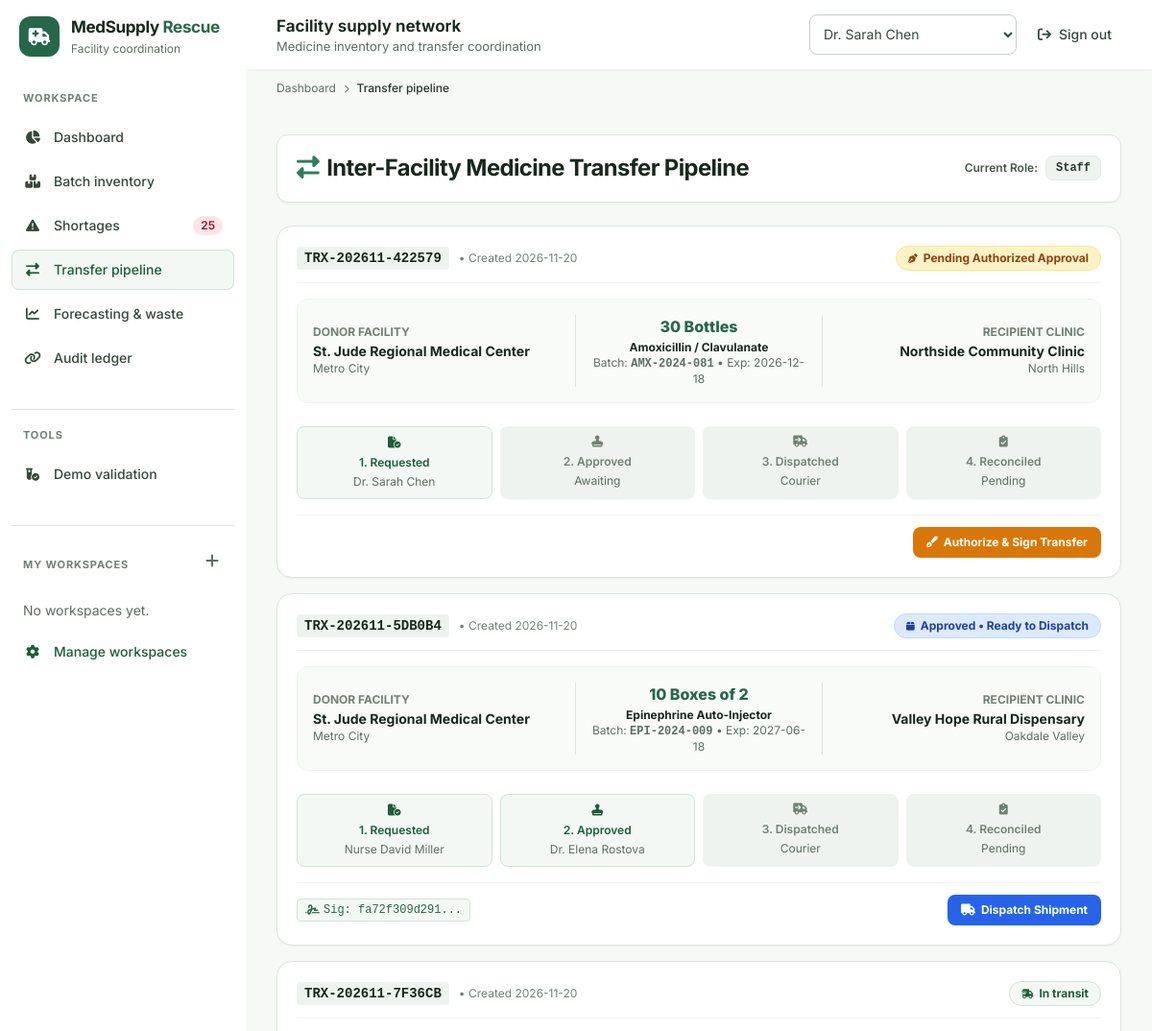
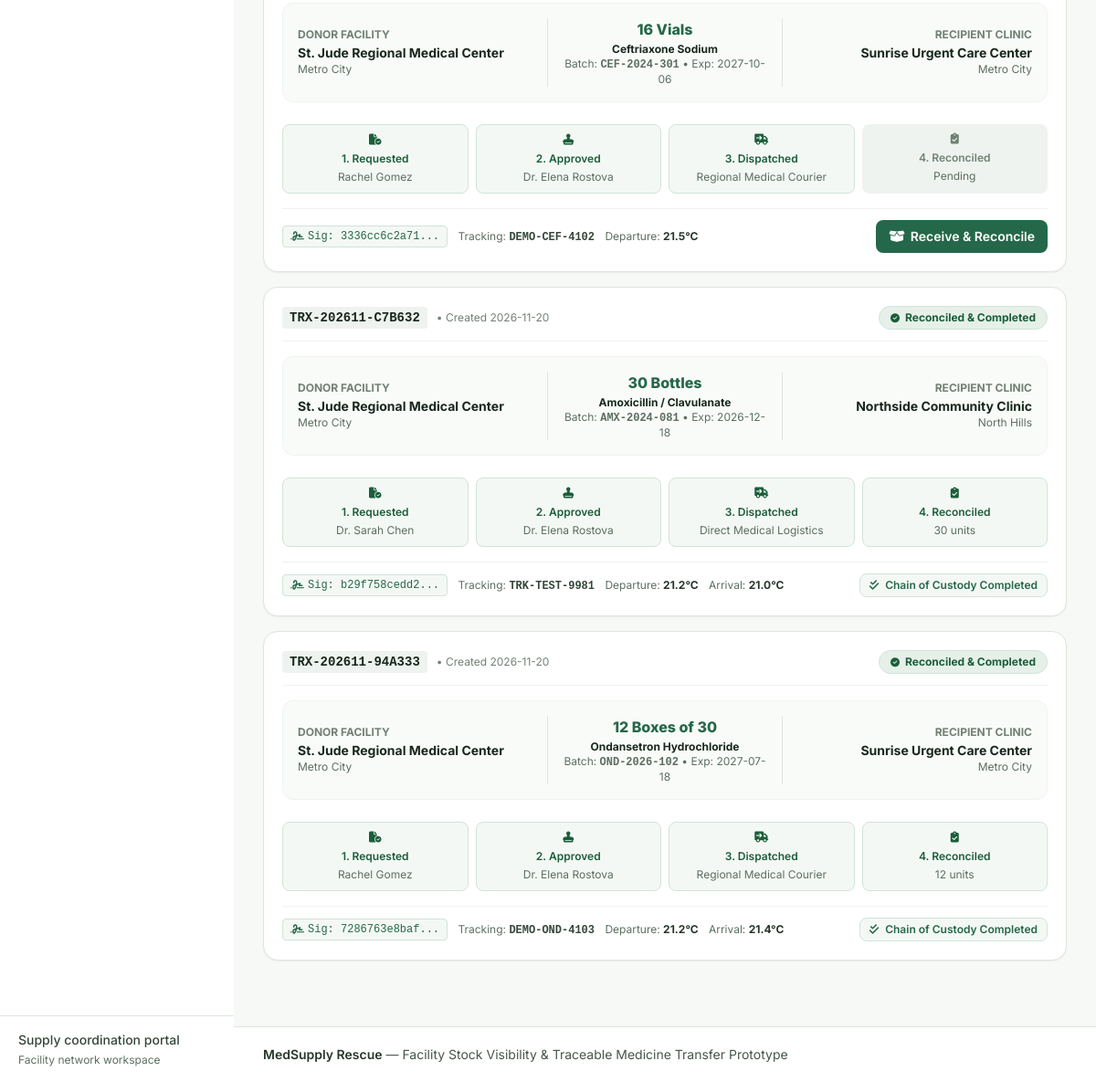
Screenshot of /transfers with the database file from the repository (2 pictures, top to bottom).
### tables this page shows
CREATE TABLE users (
    id INTEGER PRIMARY KEY AUTOINCREMENT,
    username TEXT UNIQUE NOT NULL,
    password_hash TEXT NOT NULL,
    full_name TEXT NOT NULL,
    role TEXT NOT NULL, -- 'platform_admin', 'facility_manager', 'approver', 'staff'
    facility_id INTEGER REFERENCES facilities(id),
    email TEXT NOT NULL,
    license_or_badge TEXT,
    created_at DATETIME DEFAULT CURRENT_TIMESTAMP
);

CREATE TABLE transfer_requests (
    id INTEGER PRIMARY KEY AUTOINCREMENT,
    transfer_code TEXT UNIQUE NOT NULL,
    shortage_request_id INTEGER REFERENCES shortage_requests(id),
    source_facility_id INTEGER NOT NULL REFERENCES facilities(id),
    dest_facility_id INTEGER NOT NULL REFERENCES facilities(id),
    medicine_id INTEGER NOT NULL REFERENCES medicines(id),
    batch_id INTEGER NOT NULL REFERENCES batches(id),
    quantity INTEGER NOT NULL,
    status TEXT NOT NULL DEFAULT 'PENDING_APPROVAL', 
    -- 'PENDING_APPROVAL' -> 'APPROVED' -> 'DISPATCHED' -> 'RECEIVED' -> 'RECONCILED' / 'REJECTED' / 'CANCELLED'
    requester_id INTEGER REFERENCES users(id),
    approver_id INTEGER REFERENCES users(id),
    dispatched_by_id INTEGER REFERENCES users(id),
    received_by_id INTEGER REFERENCES users(id),
    cold_chain_required INTEGER DEFAULT 0,
    dispatch_temperature REAL,
    arrival_temperature REAL,
    tracking_number TEXT,
    carrier TEXT,
    dispatch_notes TEXT,
    receipt_notes TEXT,
    received_quantity INTEGER,
    discrepancy_reason TEXT,
    created_at DATETIME DEFAULT CURRENT_TIMESTAMP,
    approved_at DATETIME,
    dispatched_at DATETIME,
    received_at DATETIME,
    completed_at DATETIME
);

CREATE TABLE facilities (
    id INTEGER PRIMARY KEY AUTOINCREMENT,
    name TEXT NOT NULL,
    facility_type TEXT NOT NULL, -- 'Hospital', 'Community Clinic', 'Urgent Care', 'Regional Pharmacy', 'Dispensary'
    license_number TEXT NOT NULL UNIQUE,
    address TEXT NOT NULL,
    city TEXT NOT NULL,
    region TEXT NOT NULL,
    contact_email TEXT NOT NULL,
    contact_phone TEXT NOT NULL,
    has_cold_chain INTEGER DEFAULT 1, -- 1 = Yes, 0 = No
    latitude REAL,
    longitude REAL,
    created_at DATETIME DEFAULT CURRENT_TIMESTAMP
);

CREATE TABLE medicines (
    id INTEGER PRIMARY KEY AUTOINCREMENT,
    generic_name TEXT NOT NULL,
    brand_name TEXT,
    ndc_or_code TEXT UNIQUE NOT NULL,
    therapeutic_category TEXT NOT NULL, -- 'Antibiotics', 'Insulin & Diabetes', 'Emergency & Critical Care', 'Cardiovascular', 'Respiratory'
    dosage_form TEXT NOT NULL, -- 'Tablet', 'Vial', 'Oral Suspension', 'Inhaler', 'Ampoule', 'Prefilled Syringe'
    strength TEXT NOT NULL,
    unit_of_measure TEXT NOT NULL, -- 'Vials', 'Boxes of 30', 'Bottles (100ml)', 'Ampoules'
    storage_requirement TEXT NOT NULL, -- 'Cold Chain (2-8°C)', 'Room Temperature (15-25°C)', 'Frozen (-20°C)', 'Secure/Controlled Room'
    min_safety_stock_default INTEGER DEFAULT 20,
    standard_lead_time_days INTEGER DEFAULT 7,
    created_at DATETIME DEFAULT CURRENT_TIMESTAMP
);

CREATE TABLE batches (
    id INTEGER PRIMARY KEY AUTOINCREMENT,
    medicine_id INTEGER NOT NULL REFERENCES medicines(id),
    facility_id INTEGER NOT NULL REFERENCES facilities(id),
    batch_number TEXT NOT NULL,
    initial_quantity INTEGER NOT NULL,
    current_quantity INTEGER NOT NULL,
    reserved_quantity INTEGER DEFAULT 0,
    manufacture_date DATE,
    expiry_date DATE NOT NULL,
    storage_location TEXT, -- e.g. 'Cold Storage Refrigerator #2', 'Main Aisle Shelf 3B'
    status TEXT DEFAULT 'active', -- 'active', 'reserved', 'quarantined', 'expired', 'transferred_out'
    created_at DATETIME DEFAULT CURRENT_TIMESTAMP
);

CREATE TABLE approvals (
    id INTEGER PRIMARY KEY AUTOINCREMENT,
    transfer_request_id INTEGER NOT NULL REFERENCES transfer_requests(id),
    approver_id INTEGER NOT NULL REFERENCES users(id),
    approval_status TEXT NOT NULL, -- 'APPROVED', 'REJECTED'
    signature_hash TEXT NOT NULL,
    regulatory_check_passed INTEGER DEFAULT 1,
    cold_chain_certified INTEGER DEFAULT 1,
    comments TEXT,
    approved_at DATETIME DEFAULT CURRENT_TIMESTAMP
);

### app.py (the view)
@app.route('/transfers')
def transfers():
    query = """
        SELECT t.*, m.generic_name, m.brand_name, m.strength, m.unit_of_measure, m.storage_requirement,
               sf.name as source_facility_name, sf.city as source_city, sf.has_cold_chain as source_cold_chain,
               df.name as dest_facility_name, df.city as dest_city, df.has_cold_chain as dest_cold_chain,
               b.batch_number, b.expiry_date, b.current_quantity as batch_stock,
               req_u.full_name as requester_name,
               app_u.full_name as approver_name, app_u.license_or_badge as approver_badge,
               disp_u.full_name as dispatcher_name,
               recv_u.full_name as receiver_name,
               a.signature_hash as approval_sig, a.comments as approval_comments
        FROM transfer_requests t
        JOIN medicines m ON t.medicine_id = m.id
        JOIN facilities sf ON t.source_facility_id = sf.id
        JOIN facilities df ON t.dest_facility_id = df.id
        JOIN batches b ON t.batch_id = b.id
        LEFT JOIN users req_u ON t.requester_id = req_u.id
        LEFT JOIN users app_u ON t.approver_id = app_u.id
        LEFT JOIN users disp_u ON t.dispatched_by_id = disp_u.id
        LEFT JOIN users recv_u ON t.received_by_id = recv_u.id
        LEFT JOIN approvals a ON a.transfer_request_id = t.id
        ORDER BY CASE t.status
            WHEN 'PENDING_APPROVAL' THEN 1
            WHEN 'APPROVED' THEN 2
            WHEN 'DISPATCHED' THEN 3
            WHEN 'RECEIVED' THEN 4
            WHEN 'RECONCILED' THEN 5
            ELSE 6 END, t.id DESC
    """
    total = g.db.execute("SELECT count(*) AS total FROM transfer_requests").fetchone()['total']
    pagination = build_pagination(total, 'transfers')
    all_transfers = [
        dict(r) for r in g.db.execute(query + " LIMIT ? OFFSET ?", (PAGE_SIZE, pagination['offset'])).fetchall()
    ]
    return render_template('transfers.html', transfers=all_transfers, pagination=pagination)

### templates/transfers.html (shortened to what this page needs)
{% extends 'base.html' %}
{% block content %}
<div class="space-y-6">
    <div class="bg-white p-5 rounded-xl border border-slate-200 shadow-sm flex flex-col md:flex-row justify-between items-start md:items-center gap-4">
        <div>
            <h1 class="text-xl font-bold text-slate-900 flex items-center gap-2">
                <i class="fa-solid fa-right-left text-teal-600"></i> Inter-Facility Medicine Transfer Pipeline
            </h1>
        </div>
        <div class="flex items-center gap-2">
            <span class="whitespace-nowrap text-xs font-semibold text-slate-600">Current Role:</span>
            <span class="bg-slate-100 text-slate-800 border px-2.5 py-1 rounded-lg text-xs font-mono font-bold">
                {{ g.user.role.replace('_', ' ')|title }}
            </span>
        </div>
    </div>
    <div class="space-y-4" data-paginated-results="transfers" aria-live="polite">
        {% for t in transfers %}
            <div class="bg-white rounded-2xl border border-slate-200 shadow-sm p-5 space-y-4">
                <div class="flex flex-col md:flex-row justify-between items-start md:items-center gap-3 pb-3 border-b border-slate-100">
                    <div class="flex items-center gap-2.5">
                        <span class="font-mono text-sm font-bold text-slate-900 bg-slate-100 px-2 py-0.5 rounded">{{ t.transfer_code }}</span>
                        <span class="text-xs text-slate-400">&bull; Created {{ t.created_at[:10] }}</span>
                    </div>
                    <div>
                        {% if t.status == 'PENDING_APPROVAL' %}
                            <span class="bg-amber-100 text-amber-800 text-xs font-bold px-3 py-1 rounded-full border border-amber-200 flex items-center gap-1.5">
                                <i class="fa-solid fa-pen-nib text-[10px]"></i> Pending Authorized Approval
                            </span>
                        {% elif t.status == 'APPROVED' %}
                            <span class="bg-blue-100 text-blue-800 text-xs font-bold px-3 py-1 rounded-full border border-blue-200 flex items-center gap-1.5">
                                <i class="fa-solid fa-box text-[10px]"></i> Approved &bull; Ready to Dispatch
                            </span>
                        {% elif t.status == 'DISPATCHED' %}
                            <span class="bg-teal-50 text-teal-800 text-xs font-bold px-3 py-1 rounded-full border border-teal-200 flex items-center gap-1.5">
                                <i class="fa-solid fa-truck-fast text-[10px]"></i> In transit
                            </span>
                        {% elif t.status == 'RECONCILED' %}
                            <span class="bg-emerald-100 text-emerald-800 text-xs font-bold px-3 py-1 rounded-full border border-emerald-200 flex items-center gap-1.5">
                                <i class="fa-solid fa-circle-check text-[10px]"></i> Reconciled & Completed
                            </span>
                        {% else %}
                            <span class="bg-slate-100 text-slate-800 text-xs font-bold px-3 py-1 rounded-full">{{ t.status }}</span>
                        {% endif %}
                    </div>
                </div>
                <div class="grid grid-cols-1 md:grid-cols-3 gap-4 items-center bg-slate-50/70 p-4 rounded-xl border border-slate-100 text-xs">
                    <div>
                        <div class="text-[10px] font-bold uppercase text-slate-400">Donor Facility</div>
                        <div class="font-bold text-slate-900 text-sm mt-0.5">{{ t.source_facility_name }}</div>
                        <div class="text-slate-500 text-[11px]">{{ t.source_city }}</div>
                    </div>
                    <div class="text-center border-y md:border-y-0 md:border-x border-slate-200 py-2 md:py-0 md:px-4">
                        <div class="text-base font-extrabold text-teal-700">{{ t.quantity }} {{ t.unit_of_measure }}</div>
                        <div class="font-bold text-slate-900 text-xs mt-0.5">{{ t.generic_name }}</div>
                        <div class="text-[11px] text-slate-500">Batch: <span class="font-mono font-bold">{{ t.batch_number }}</span> &bull; Exp: {{ t.expiry_date }}</div>
                    </div>
                    <div class="text-right">
                        <div class="text-[10px] font-bold uppercase text-slate-400">Recipient Clinic</div>
                        <div class="font-bold text-slate-900 text-sm mt-0.5">{{ t.dest_facility_name }}</div>
                        <div class="text-slate-500 text-[11px]">{{ t.dest_city }}</div>
                    </div>
                </div>
                <div class="pt-2">
                    <div class="grid grid-cols-4 gap-2 text-center text-[10px] font-semibold">
                        <div class="p-2 rounded-lg bg-emerald-50 border border-emerald-200 text-emerald-800">
                            <i class="fa-solid fa-file-circle-check text-xs mb-1 block"></i>
                            1. Requested
                            <div class="text-[9px] font-normal text-slate-500 mt-0.5">{{ t.requester_name }}</div>
                        </div>
                        <div class="p-2 rounded-lg {% if t.status in ('APPROVED', 'DISPATCHED', 'RECONCILED') %}bg-emerald-50 border border-emerald-200 text-emerald-800{% else %}bg-slate-100 text-slate-400{% endif %}">
                            <i class="fa-solid fa-stamp text-xs mb-1 block"></i>
                            2. Approved
                            <div class="text-[9px] font-normal text-slate-500 mt-0.5">{{ t.approver_name or 'Awaiting' }}</div>
                        </div>
                        <div class="p-2 rounded-lg {% if t.status in ('DISPATCHED', 'RECONCILED') %}bg-emerald-50 border border-emerald-200 text-emerald-800{% else %}bg-slate-100 text-slate-400{% endif %}">
                            <i class="fa-solid fa-truck-arrow-right text-xs mb-1 block"></i>
                            3. Dispatched
                            <div class="text-[9px] font-normal text-slate-500 mt-0.5">{{ t.carrier or 'Courier' }}</div>
                        </div>
                        <div class="p-2 rounded-lg {% if t.status == 'RECONCILED' %}bg-emerald-50 border border-emerald-200 text-emerald-800{% else %}bg-slate-100 text-slate-400{% endif %}">
                            <i class="fa-solid fa-clipboard-check text-xs mb-1 block"></i>
                            4. Reconciled
                            <div class="text-[9px] font-normal text-slate-500 mt-0.5">{{ t.received_quantity ~ ' units' if t.received_quantity else 'Pending' }}</div>
                        </div>
                    </div>
                </div>
                <div class="pt-3 border-t border-slate-100 flex flex-wrap justify-between items-center gap-3">
                    <div class="text-[11px] text-slate-500 space-x-2">
                        {% if t.approval_sig %}
                            <span class="inline-flex items-center gap-1 font-mono text-[10px] text-teal-700 bg-teal-50 px-2 py-0.5 rounded border border-teal-200">
                                <i class="fa-solid fa-signature"></i> Sig: {{ t.approval_sig[:12] }}...
                            </span>
                        {% endif %}
                        {% if t.tracking_number %}
                            <span>Tracking: <strong class="font-mono text-slate-700">{{ t.tracking_number }}</strong></span>
                        {% endif %}
                        {% if t.dispatch_temperature %}
                            <span>Departure: <strong class="text-slate-800">{{ t.dispatch_temperature }}°C</strong></span>
                        {% endif %}
                        {% if t.arrival_temperature %}
                            <span>Arrival: <strong class="text-slate-800">{{ t.arrival_temperature }}°C</strong></span>
                        {% endif %}
                    </div>
                    <div class="flex items-center gap-2">
                        {% if t.status == 'PENDING_APPROVAL' %}
                            <form method="POST" action="{{ url_for('approve_transfer_route', transfer_id=t.id) }}" class="inline">
                                <button type="submit" class="bg-amber-600 hover:bg-amber-700 text-white font-bold text-xs px-3.5 py-2 rounded-lg shadow-sm transition flex items-center gap-1.5">
                                    <i class="fa-solid fa-pen-fancy"></i> Authorize & Sign Transfer
                                </button>
                            </form>
                        {% endif %}
                        {% if t.status == 'APPROVED' %}
                            <button onclick="document.getElementById('dispatchModal_{{ t.id }}').classList.remove('hidden')" class="bg-blue-600 hover:bg-blue-700 text-white font-bold text-xs px-3.5 py-2 rounded-lg shadow-sm transition flex items-center gap-1.5">
                                <i class="fa-solid fa-truck"></i> Dispatch Shipment
                            </button>
                        {% endif %}
                        {% if t.status == 'DISPATCHED' %}
                            <button onclick="document.getElementById('reconcileModal_{{ t.id }}').classList.remove('hidden')" class="bg-teal-700 hover:bg-teal-800 text-white font-semibold text-sm px-3.5 py-2 rounded-lg transition flex items-center gap-1.5">
                                <i class="fa-solid fa-box-open"></i> Receive & Reconcile
                            </button>
                        {% endif %}
                        {% if t.status == 'RECONCILED' %}
                            <span class="text-xs font-semibold text-emerald-700 bg-emerald-50 px-2.5 py-1 rounded-lg border border-emerald-200">
                                <i class="fa-solid fa-check-double mr-1"></i> Chain of Custody Completed
                            </span>
                        {% endif %}
                    </div>
                </div>
            </div>
        {% else %}
            <div class="bg-white rounded-xl border border-slate-200 p-8 text-center text-slate-400 text-xs">
                No transfer requests in pipeline. Report a shortage or run matching to start an inter-facility transfer.
            </div>
        {% endfor %}
    </div>
</div>
{% endblock %}

### rows the page displays
users: user.role.replace "Staff"
transfer_requests: transfer_code "TRX-202611-422579", created_at "2026-11-20", status "PENDING_APPROVAL" (drawn), source_facility_name "St. Jude Regional Medical Center", source_city "Metro City", quantity "30", unit_of_measure "Bottles", generic_name "Amoxicillin / Clavulanate", batch_number "AMX-2024-081", expiry_date "2026-12-18", dest_facility_name "Northside Community Clinic", dest_city "North Hills", requester_name "Dr. Sarah Chen", approver_name "Awaiting", carrier "Courier", received_quantity "Pending"
approvals: transfer_code "TRX-202611-5DB0B4", created_at "2026-11-20", shows "Approved • Ready to Dispatch", source_facility_name "St. Jude Regional Medical Center", source_city "Metro City", quantity "10", unit_of_measure "Boxes of 2", generic_name "Epinephrine Auto-Injector", batch_number "EPI-2024-009", expiry_date "2027-06-18", dest_facility_name "Valley Hope Rural Dispensary", dest_city "Oakdale Valley", requester_name "Nurse David Miller", full_name "Dr. Elena Rostova", carrier "Courier", received_quantity "Pending", signature_hash "fa72f309d291"
approvals: transfer_code "TRX-202611-7F36CB", created_at "2026-11-20", shows "In transit", source_facility_name "St. Jude Regional Medical Center", source_city "Metro City", quantity "16", unit_of_measure "Vials", generic_name "Ceftriaxone Sodium", batch_number "CEF-2024-301", expiry_date "2027-10-06", dest_facility_name "Sunrise Urgent Care Center", dest_city "Metro City", requester_name "Rachel Gomez", full_name "Dr. Elena Rostova", carrier "Regional Medical Courier", received_quantity "Pending", signature_hash "3336cc6c2a71", tracking_number "DEMO-CEF-4102", dispatch_temperature "21.5"
approvals: transfer_code "TRX-202611-C7B632", created_at "2026-11-20", shows "Reconciled & Completed", source_facility_name "St. Jude Regional Medical Center", source_city "Metro City", quantity "30", unit_of_measure "Bottles", generic_name "Amoxicillin / Clavulanate", batch_number "AMX-2024-081", expiry_date "2026-12-18", dest_facility_name "Northside Community Clinic", dest_city "North Hills", requester_name "Dr. Sarah Chen", full_name "Dr. Elena Rostova", carrier "Direct Medical Logistics", received_quantity "30 units", signature_hash "b29f758cedd2", tracking_number "TRK-TEST-9981", dispatch_temperature "21.2", arrival_temperature "21.0", shows "Chain of Custody Completed"
approvals: transfer_code "TRX-202611-94A333", created_at "2026-11-20", shows "Reconciled & Completed", source_facility_name "St. Jude Regional Medical Center", source_city "Metro City", quantity "12", unit_of_measure "Boxes of 30", generic_name "Ondansetron Hydrochloride", batch_number "OND-2026-102", expiry_date "2027-07-18", dest_facility_name "Sunrise Urgent Care Center", dest_city "Metro City", requester_name "Rachel Gomez", full_name "Dr. Elena Rostova", carrier "Regional Medical Courier", received_quantity "12 units", signature_hash "7286763e8baf", tracking_number "DEMO-OND-4103", dispatch_temperature "21.2", arrival_temperature "21.4", shows "Chain of Custody Completed"

### other values shown
{{ g.alert_summary.active_shortages|length }} "25"
{{ label }} "Dashboard"
{{ breadcrumb_current }} "Transfer pipeline"
form field value "Dr. Sarah Chen"
